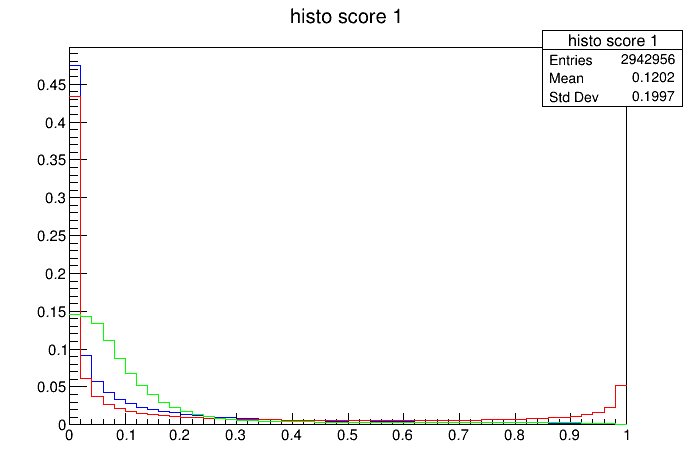

The Python source for this figure:
import ROOT
from PhysicsTools.NanoAODTools.postprocessing.framework.datamodel import Collection, Object, Event, InputTree

file = ROOT.TFile.Open('/eos/user/a/apuglia/thesis/Datasets/Dati_14_05_2025_Scores/tree_hadd_23_Scores.root', 'READ')
tree = InputTree(file.Get('Events'))
tree.Print('TopMixed*')

histo_1 = ROOT.TH1F('histo score 1', 'histo score 1', 50, 0, 1)
histo_2 = ROOT.TH1F('histo score 2', 'histo score 2', 50, 0, 1)
histo_3 = ROOT.TH1F('histo score 3', 'histo score 3', 50, 0, 1)
for i in range(tree.GetEntries()):
    event = Event(tree,i)
    tops = Collection(event,'TopMixed')
    for top in tops: 
        score_1 = top.TTScore/(top.FTScore + top.TTScore)
        score_2 = top.TTScore/(top.TTScore + top.ZJScore)
        score_3 = top.TopScore
        histo_1.Fill(score_1)
        histo_2.Fill(score_2)
        histo_3.Fill(score_3)

c1 = ROOT.TCanvas()
histo_1.Scale(1.0/histo_1.Integral())
histo_2.Scale(1.0/histo_2.Integral())
histo_3.Scale(1.0/histo_3.Integral())
histo_2.SetLineColor(ROOT.kRed)
histo_1.SetLineColor(ROOT.kBlue)
histo_3.SetLineColor(ROOT.kGreen)
histo_1.Draw('hist')
histo_2.Draw('samehist')
histo_3.Draw('samehist')
c1.Draw()
c1.SaveAs('data_scores.png')
